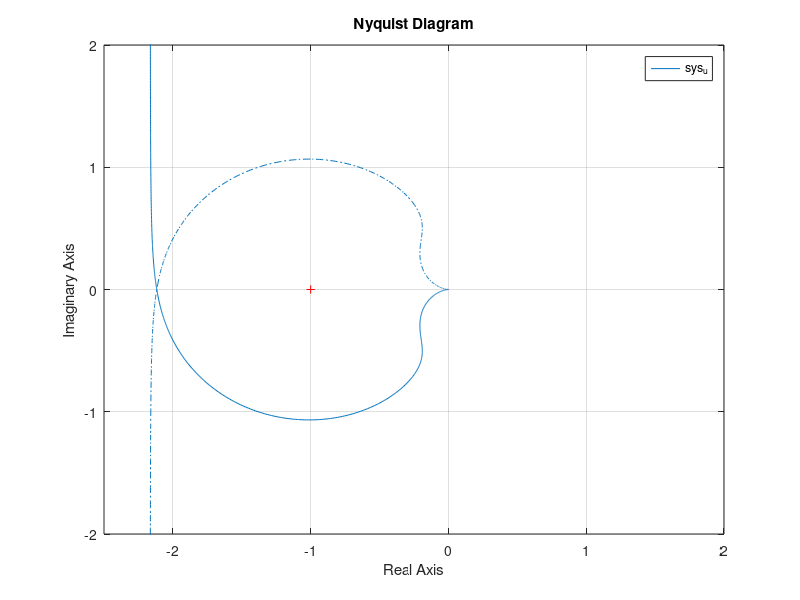
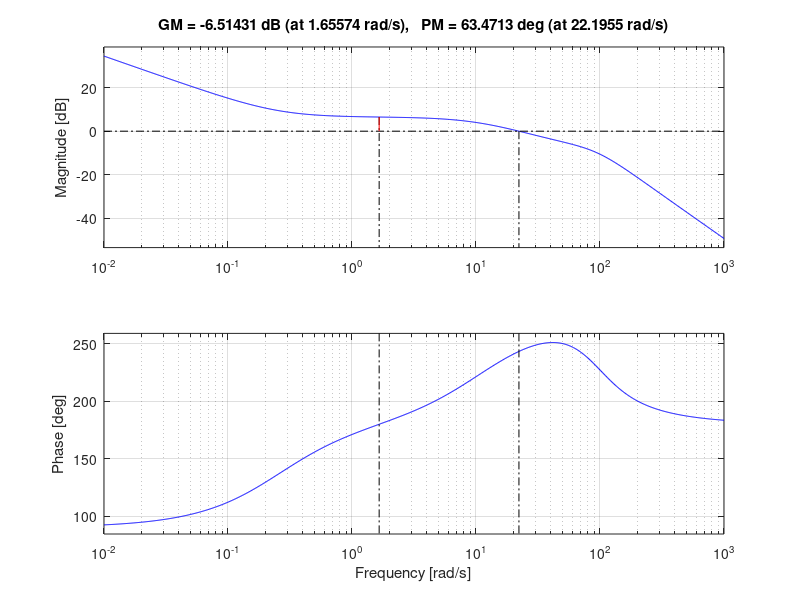

Source code (MATLAB) for these figures, in order: (Note: this script raises an error after producing the figures.)
%% Question 1
clear all
clc
%*************************************************************************
% Plant Model
%*************************************************************************
Ap = [ -0.576007 -3255.07 4.88557 9.25796;
-0.0410072 -0.488642 -2.03681 0 ;
0 0 0 1 ;
0 0 -8882.64 -133.266 ];
Bp = [ 0 ; 0 ; 0 ; 8882.64];
Cp = [ 1 0 0 0;
0 1 0 0];
Dp = 0.*Cp*Bp;
%*******************************************************
% Static Output Feedback With New Form To Test Prior To Substituting The Big Plant Model
%*******************************************************
%Close the loop to test the model
% Plant form xdot = Apx + Bpu; y = Cpx +Dpu
% Controller xcdot = Acxc + Bc1y + Bc2r
% u = Ccxc + Dc1y + Dc2r
Ac = [ 0 ];
Bc1 = [ -1 0];
Bc2 = [ 1 ];
Cc = [ 0.0107349];
Dc1 = [ -0.0411729 11.4003];
Dc2 = [ 0 ];

%Closed loop state space
Z = inv(eye(size(Dc1*Dp))-Dc1*Dp);
Acl = [(Ap+Bp*Z*Dc1*Cp) (Bp*Z*Cc);(Bc1*(Cp+Dp*Z*Dc1*Cp)) (Ac+Bc1*Dp*Z*Cc)];
Bcl = [Bp*Z*Dc2;(Bc2+Bc1*Dp*Z*Dc2)];
Bcl = Bcl(:,1);
Ccl = [(Cp+Dp*Z*Dc1*Cp) (Dp*Z*Cc)];
Dcl =(Dp*Z*Dc2);
Dcl = Dcl(:,1);
syscl = ss(Acl,Bcl,Ccl,Dcl);

%SS model of loop gain Lu at the plant input
Ain= [Ap 0.*Bp*Cc; Bc1*Cp Ac];
Bin = [Bp; Bc1*Dp];
Cin= -[Dc1*Cp Cc];%change sign for loop gain
Din = -[Dc1*Dp];
sys_u= ss(Ain,Bin,Cin,Din);

%SS model of loop gain Ly at the plant output
Aout= [Ap Bp*Cc; 0.*Bc1*Cp Ac];
Bout = [Bp*Dc1; Bc1];
Cout= -[Cp Dp*Cc];%change sign for loop gain
Dout= -[Dp*Dc1];
sys_y= ss(Aout,Bout,Cout,Dout);

% Nyquist for Lu
figure(1);
nyquist(sys_u)
axis([-2.5 2 -2 2]);

% Bode for Lu
figure(2);
margin(sys_u)
freqResp = allmargin(sys_u);

% Singular Values
% sigma(I+Lu)
sbar1 = sigma(sys_u,[],2);
minsbar1 = min(sigma(sys_u,[],2));
figure(3);
sigma(sys_u,[],2);
% sigma(I+inv(Lu))
sbar2 = sigma(sys_u,[],3);
minsbar2 = min(sigma(sys_u,[],3));
figure(4);
sigma(sys_u,[],3);
% singular value stability margins
RDu_nGM1 = 1/(1+minsbar1);
RDu_pGM1 = 1/(1-minsbar1);
RDu_Pha1 = 2*asin(minsbar1/2);
RDu_nGM_dB1 = 20*log10(RDu_nGM1);
RDu_pGM_dB1 = 20*log10(RDu_pGM1);
RDu_Pha_deg1 = 180*RDu_Pha1/pi; 

RDu_nGM2 = 1/(1+minsbar2);
RDu_pGM2 = 1/(1-minsbar2);
RDu_Pha2 = 2*asin(minsbar2/2);
RDu_nGM_dB2 = 20*log10(RDu_nGM2);
RDu_pGM_dB2 = 20*log10(RDu_pGM2);
RDu_Pha_deg2 = 180*RDu_Pha2/pi; 

%% Question 3
clear all
clc

% Constants
Ka = -0.0015;
Kq = -0.32;
az = 2.0;
aq = 6.0;
V = 886.78; %fps
ZaV = -1.3046;
ZsV = -0.2142;
Ma = 47.7109;
Ms = -104.8346;
Za = ZaV*V;
Zs = ZsV*V;

% plant state space
Ap = [ZaV 1; Ma 0];
Bp = [ZsV; Ms];
Cp = [Za 0; 0 1];
Dp = [Zs; 0]; 

%State Space for Controller
Ac = [0 0; Kq*aq 0];
Bc1 = [-Ka*az 0; -Ka*Kq*aq -Kq*aq];
Bc2 = [Ka*az; Ka*Kq*aq];
Cc = [Kq 1];
Dc1 = [-Ka*Kq -Kq];
Dc2 = [Ka*Kq];

%State Space for Closed Loop System
Z = inv(eye(size(Dc1*Dp))-Dc1*Dp);
Acl = [(Ap+Bp*Z*Dc1*Cp) (Bp*Z*Cc);(Bc1*(Cp+Dp*Z*Dc1*Cp)) (Ac+Bc1*Dp*Z*Cc)];
Bcl = [Bp*Z*Dc2;(Bc2+Bc1*Dp*Z*Dc2)];
Bcl = Bcl(:,1);
Ccl = [(Cp+Dp*Z*Dc1*Cp) (Dp*Z*Cc)];
Dcl =(Dp*Z*Dc2);
Dcl = Dcl(:,1);
syscl = ss(Acl,Bcl,Ccl,Dcl);

%Step response plot
figure(1);
step(syscl)

%SS model of loop gain Lu at the plant input
Ain= [Ap 0.*Bp*Cc; Bc1*Cp Ac];
Bin = [Bp; Bc1*Dp];
Cin= -[Dc1*Cp Cc];%change sign for loop gain
Din = -[Dc1*Dp];
sys_u= ss(Ain,Bin,Cin,Din);

% Lu stability margin
% Singular Values
% sigma(I+Lu)
sbar1 = sigma(sys_u,[],2);
minsbar1 = min(sigma(sys_u,[],2));

% sigma(I+inv(Lu))
sbar2 = sigma(sys_u,[],3);
minsbar2 = min(sigma(sys_u,[],3));

% singular value stability margins
RDu_nGM1 = 1/(1+minsbar1);
RDu_pGM1 = 1/(1-minsbar1);
RDu_Pha1 = 2*asin(minsbar1/2);
RDu_nGM_dB1 = 20*log10(RDu_nGM1);
RDu_pGM_dB1 = 20*log10(RDu_pGM1);
RDu_Pha_deg1 = 180*RDu_Pha1/pi; 

RDu_nGM2 = 1/(1+minsbar2);
RDu_pGM2 = 1/(1-minsbar2);
RDu_Pha2 = 2*asin(minsbar2/2);
RDu_nGM_dB2 = 20*log10(RDu_nGM2);
RDu_pGM_dB2 = 20*log10(RDu_pGM2);
RDu_Pha_deg2 = 180*RDu_Pha2/pi; 

%% Actuator dynamics
% syms s t
% s = tf('s');
% actuatorTF = 1/((t*s) + 1);
% delta = simplify(actuatorTF - 1);
t = [0.005, 0.02, 0.08]; % seconds
figure(5);
hold on
sigma(sys_u,[],3);
for i = 1:length(t)
    s = tf('s');
    actuatorTF = 1/((t(i)*s) + 1);
    delta = simplify(actuatorTF - 1);
    sigma(delta);
end
title('Small Gain Theorem Robustness Test')
legend('1 + inv(L)', 'tau = 0.005', 'tau = 0.02', 'tau = 0.08')
% xlabel('Frequency (rad/s)')
% ylabel('Magnitude (dB)')
hold off